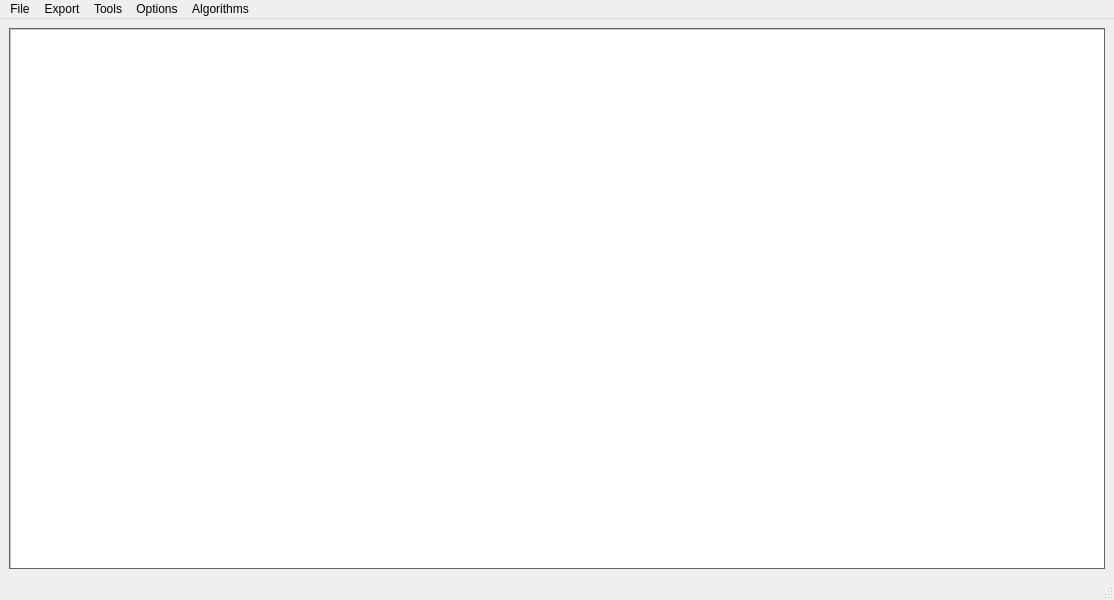
<?xml version="1.0" encoding="UTF-8"?>
<ui version="4.0">
 <class>MainWindow</class>
 <widget class="QMainWindow" name="MainWindow">
  <property name="geometry">
   <rect>
    <x>0</x>
    <y>0</y>
    <width>1114</width>
    <height>600</height>
   </rect>
  </property>
  <property name="windowTitle">
   <string>MainWindow</string>
  </property>
  <widget class="QWidget" name="centralwidget">
   <layout class="QHBoxLayout" name="horizontalLayout">
    <item>
     <widget class="QScrollArea" name="scrollArea">
      <property name="styleSheet">
       <string notr="true">background-color:gray</string>
      </property>
      <property name="widgetResizable">
       <bool>true</bool>
      </property>
      <widget class="QWidget" name="scrollAreaWidgetContents">
       <property name="geometry">
        <rect>
         <x>0</x>
         <y>0</y>
         <width>1094</width>
         <height>536</height>
        </rect>
       </property>
       <widget class="NetworkView" name="networkView">
        <property name="geometry">
         <rect>
          <x>0</x>
          <y>0</y>
          <width>2000</width>
          <height>2000</height>
         </rect>
        </property>
        <property name="minimumSize">
         <size>
          <width>2000</width>
          <height>2000</height>
         </size>
        </property>
        <property name="styleSheet">
         <string notr="true">background-color:white;</string>
        </property>
       </widget>
      </widget>
     </widget>
    </item>
   </layout>
  </widget>
  <widget class="QMenuBar" name="menubar">
   <property name="geometry">
    <rect>
     <x>0</x>
     <y>0</y>
     <width>1114</width>
     <height>22</height>
    </rect>
   </property>
   <widget class="QMenu" name="menuFile">
    <property name="title">
     <string>File</string>
    </property>
    <addaction name="actionOpen"/>
    <addaction name="actionNew"/>
    <addaction name="actionSave"/>
    <addaction name="actionSave_as"/>
    <addaction name="separator"/>
    <addaction name="actionExit"/>
   </widget>
   <widget class="QMenu" name="menuExport">
    <property name="title">
     <string>Export</string>
    </property>
    <addaction name="actionExport_as_mininet_script"/>
    <addaction name="actionMetrik_data"/>
   </widget>
   <widget class="QMenu" name="menuTools">
    <property name="title">
     <string>Tools</string>
    </property>
    <addaction name="actionController"/>
    <addaction name="actionSwitch"/>
    <addaction name="actionHost"/>
    <addaction name="actionLink"/>
    <addaction name="separator"/>
    <addaction name="actionEdit"/>
    <addaction name="actionDelete"/>
   </widget>
   <widget class="QMenu" name="menuOptions">
    <property name="title">
     <string>Options</string>
    </property>
    <widget class="QMenu" name="menuShow_metric">
     <property name="title">
      <string>Show metric</string>
     </property>
     <addaction name="actionDelay"/>
     <addaction name="actionBandwidth"/>
     <addaction name="actionPLR"/>
    </widget>
    <addaction name="actionShow_ports"/>
    <addaction name="menuShow_metric"/>
   </widget>
   <widget class="QMenu" name="menuAlgorithms">
    <property name="title">
     <string>Algorithms</string>
    </property>
    <addaction name="actionGenetic_algorithm"/>
   </widget>
   <addaction name="menuFile"/>
   <addaction name="menuExport"/>
   <addaction name="menuTools"/>
   <addaction name="menuOptions"/>
   <addaction name="menuAlgorithms"/>
  </widget>
  <widget class="QStatusBar" name="statusbar"/>
  <action name="actionGenetic_algorithm">
   <property name="text">
    <string>Genetic algorithm</string>
   </property>
  </action>
  <action name="actionOpen">
   <property name="checkable">
    <bool>true</bool>
   </property>
   <property name="text">
    <string>Open</string>
   </property>
   <property name="shortcut">
    <string>Ctrl+O</string>
   </property>
  </action>
  <action name="actionNew">
   <property name="text">
    <string>New</string>
   </property>
  </action>
  <action name="actionSave">
   <property name="checkable">
    <bool>true</bool>
   </property>
   <property name="text">
    <string>Save</string>
   </property>
   <property name="shortcut">
    <string>Ctrl+S</string>
   </property>
  </action>
  <action name="actionSave_as">
   <property name="checkable">
    <bool>true</bool>
   </property>
   <property name="text">
    <string>Save as...</string>
   </property>
   <property name="shortcut">
    <string>Ctrl+Shift+S</string>
   </property>
  </action>
  <action name="actionExit">
   <property name="text">
    <string>Exit</string>
   </property>
  </action>
  <action name="actionExport_as_mininet_script">
   <property name="checkable">
    <bool>true</bool>
   </property>
   <property name="text">
    <string>Mininet Script</string>
   </property>
   <property name="shortcut">
    <string>Ctrl+M</string>
   </property>
  </action>
  <action name="actionMetrik_data">
   <property name="checkable">
    <bool>true</bool>
   </property>
   <property name="text">
    <string>Metric data</string>
   </property>
   <property name="shortcut">
    <string>Ctrl+Shift+M</string>
   </property>
  </action>
  <action name="actionController">
   <property name="text">
    <string>Controller</string>
   </property>
  </action>
  <action name="actionSwitch">
   <property name="text">
    <string>Switch</string>
   </property>
  </action>
  <action name="actionHost">
   <property name="text">
    <string>Host</string>
   </property>
  </action>
  <action name="actionLink">
   <property name="text">
    <string>Link</string>
   </property>
  </action>
  <action name="actionShow_ports">
   <property name="checkable">
    <bool>true</bool>
   </property>
   <property name="text">
    <string>Show ports</string>
   </property>
  </action>
  <action name="actionDelay">
   <property name="checkable">
    <bool>true</bool>
   </property>
   <property name="checked">
    <bool>true</bool>
   </property>
   <property name="text">
    <string>Delay</string>
   </property>
  </action>
  <action name="actionBandwidth">
   <property name="checkable">
    <bool>true</bool>
   </property>
   <property name="text">
    <string>Bandwidth</string>
   </property>
  </action>
  <action name="actionPLR">
   <property name="checkable">
    <bool>true</bool>
   </property>
   <property name="text">
    <string>PLR</string>
   </property>
  </action>
  <action name="actionImport">
   <property name="text">
    <string>Import</string>
   </property>
  </action>
  <action name="actionEdit">
   <property name="text">
    <string>Edit</string>
   </property>
  </action>
  <action name="actionDelete">
   <property name="checkable">
    <bool>true</bool>
   </property>
   <property name="text">
    <string>Delete</string>
   </property>
   <property name="shortcut">
    <string>Del</string>
   </property>
  </action>
 </widget>
 <customwidgets>
  <customwidget>
   <class>NetworkView</class>
   <extends>QGraphicsView</extends>
   <header>networkview.h</header>
  </customwidget>
 </customwidgets>
 <resources/>
 <connections/>
</ui>
